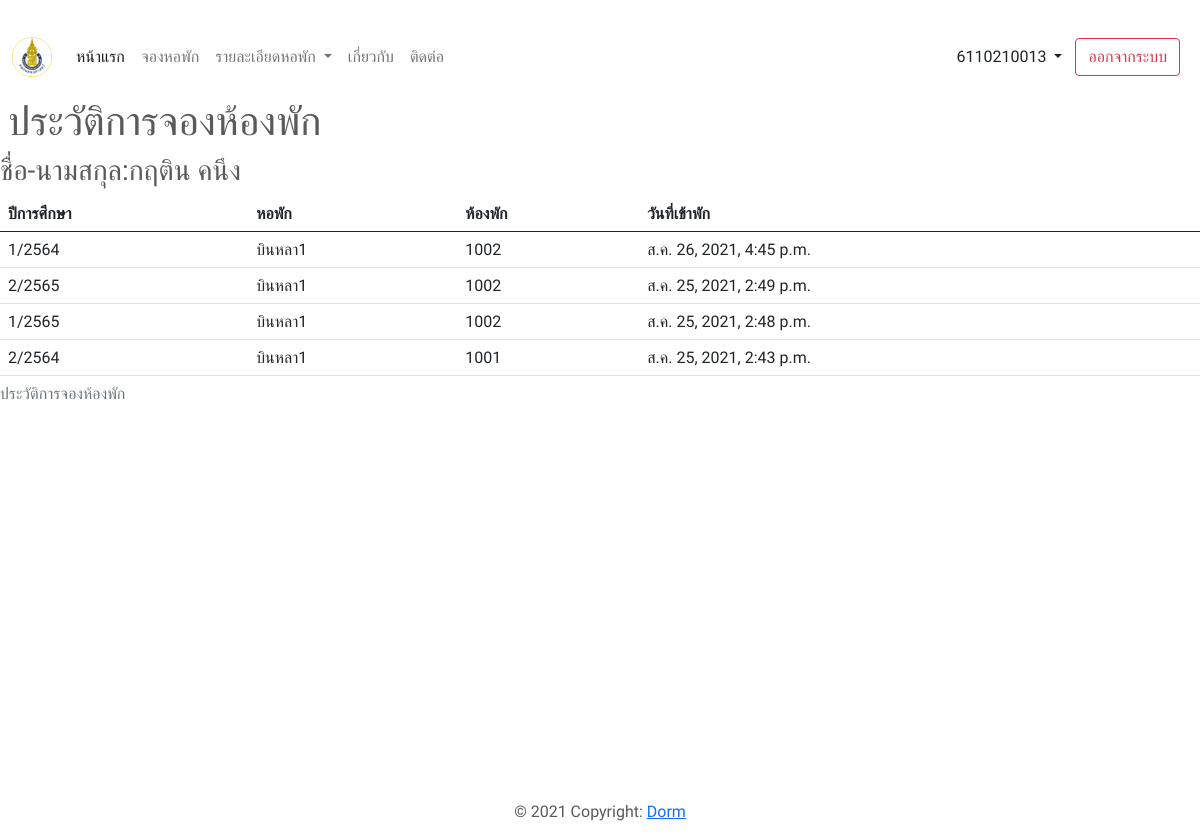
The page /booking/history/ (signed in) on the database its author committed.
### booking/models.py (models this page shows, shortened)
class Booking(models.Model):
    id = models.UUIDField(primary_key=True, default=uuid.uuid4, editable=False)
    room = models.ForeignKey(Room, on_delete=models.CASCADE, null=True, related_name='booking_room',
                             verbose_name="เลขห้อง")
    user = models.ForeignKey(User,  on_delete=models.CASCADE,
                             verbose_name="คนจอง", null=True, related_name="booking_user")
    booking_at = models.DateTimeField(
        auto_now_add=True, verbose_name="วันที่จอง")
    open_booking = models.ForeignKey(
        Opening_booking, on_delete=models.CASCADE, null=True, related_name="open_booking")
    class Meta:
        verbose_name = "การจอง"

class Opening_booking(models.Model):
    academic_year = models.CharField(verbose_name="ปีการศึกษา", max_length=10)
    group = models.ForeignKey(
        Group, on_delete=models.CASCADE, related_name="group", verbose_name="กลุ่ม")
    opening_day = models.DateTimeField(verbose_name="เวลาเปิดจอง")
    closed_day = models.DateTimeField(verbose_name="เวลาปิดจอง")
    is_status = models.BooleanField(
        default=True, verbose_name="สถานะการใช้งาน")
    created_at = models.DateTimeField(
        auto_now_add=True, verbose_name="วันที่สร้าง")
    class Meta:
        verbose_name = "เวลาเปิดจองห้องพัก"

### dorm/models.py (models this page shows, shortened)
class Room(models.Model):
    TYPE_IN_ROOM = [('MALE', 'ผู้ชาย'), ('FEMALE', 'ผู้หญิง')]
    floor = models.ForeignKey(Floor, on_delete=models.PROTECT, related_name="floor", related_query_name="floor",
                              verbose_name="ชั้น")
    room_id = models.CharField(
        max_length=10, blank=True, null=True, unique=True, verbose_name="เลขห้อง")
    room_type = models.CharField(
        max_length=10, choices=TYPE_IN_ROOM, verbose_name="ประเภทห้องพัก")
    amount = models.PositiveIntegerField(default=3, verbose_name="จำนวน")
    is_status = models.BooleanField(default=True, verbose_name="สถานะของห้อง")

class Floor(models.Model):
    dorm_name = models.ForeignKey(Dormitory, on_delete=models.PROTECT, related_name='dormitory',
                                  related_query_name="dormitory",
                                  verbose_name="ชื่อหอพัก")
    number = models.PositiveIntegerField(default=1, verbose_name="ชั้น")

class Dormitory(models.Model):
    name = models.CharField(max_length=100, unique=True, db_index=True)
    description = models.TextField(blank=True)
    images = models.ImageField(upload_to="images/dorm/", blank=True, null=True)
    images_room_plan = models.ImageField(
        upload_to="images/dorm/room_plan/", blank=True, null=True)
    is_active = models.BooleanField(default=True)
    created_at = models.DateTimeField(auto_now_add=True)
    updated_at = models.DateTimeField(auto_now=True)
    def __str__(self):
        return self.name

### booking/views.py (the view)
# urls.py: path("history/", views.HistoryView.as_view(), name="booking_history"),
class HistoryView(Login_by_PSUPASSPORTView, View):
    def get(self, request):
        bookings_list = Booking.objects.filter(
            user_id=request.user.id).order_by("-booking_at")
        context = {
            "bookings": bookings_list
        }
        return render(request, "booking/booking_history.html", context)

### main/context_processors.py (called while the page is built)
def all_dormitory(self):
    dorms = Dormitory.objects.all().values("name")
    return dict(dorms=dorms)

### booking/templates/booking/booking_history.html (shortened to what this page needs)
﻿{% extends 'base.html' %}
{% block content %}
<h1 class="m-2">ประวัติการจองห้องพัก</h1>
<h3>ชื่อ-นามสกุล:{{request.user.first_name}} {{request.user.last_name}}</h3>
{% if bookings %}
<table class="table">
    <caption>ประวัติการจองห้องพัก</caption>
    <thead class="thead-dark">
        <tr>
            <th>ปีการศึกษา</th>
            <th>หอพัก</th>
            <th>ห้องพัก</th>
            <th>วันที่เข้าพัก</th>
        </tr>
    </thead>
    <tbody>
        {% for booking in bookings %}
        <tr>
            <td>{{booking.open_booking.academic_year}}</td>
            <td>{{ booking.room.floor.dorm_name }}</td>
            <td>{{ booking.room.room_id }}</td>
            <td>{{ booking.booking_at}}</td>
        </tr>
        {% endfor %}
    </tbody>
</table>
{% else %}
<h1 class="text text-danger text-center mt-5">ไม่มีข้อมูลในขณะนี้</h1>
{% endif %}
{% endblock %}

### templates/include/navbar.html (shortened to what this page needs)
{% load static %}
<nav class="navbar navbar-expand-lg navbar-light ">
    <div class="container-fluid">
        <a class="navbar-brand" href="{% url 'index' %}">
            <img src="{% static 'images/pic/medpsu.png' %}" alt="" height="40">
        </a>
        <div class="collapse navbar-collapse" id="navbarSupportedContent">
            <ul class="navbar-nav me-auto mb-2 mb-lg-0">
                <li class="nav-item">
                    <a class="nav-link active" aria-current="page" href="{% url 'index' %}">หน้าแรก</a>
                </li>
                <li class="nav-item">
                    <a class="nav-link" href="{% url 'dorm' %}">จองหอพัก</a>
                </li>
                <li class="nav-item dropdown">
                    <a class="nav-link dropdown-toggle" href="#" id="navbarDropdown" role="button"
                        data-bs-toggle="dropdown" aria-expanded="false">
                        รายละเอียดหอพัก
                    </a>
                </li>
                <li class="nav-item">
                    <a class="nav-link" href="#">เกี่ยวกับ</a>
                </li>
                <li class="nav-item">
                    <a class="nav-link" href="#">ติดต่อ</a>
                </li>
            </ul>
            <ul class="navbar-nav mb-2 mb-lg-0">
                {% if request.user.is_authenticated %}
                <li class="nav-item">
                    <div class="dropdown">
                        <button class="btn btn-outline dropdown-toggle" type="button" id="dropdownMenuUser"
                            data-bs-toggle="dropdown" aria-expanded="false">
                            {{request.user.username}}
                        </button>
                    </div>
                </li>
                <a href="{% url 'logout' %}" class="btn btn-outline-danger me-2 my-sm-0" type="button">ออกจากระบบ</a>
                {% else %}
                <a class="btn btn-primary"
                    href="https://oauth.psu.ac.th/?oauth=authorize&client_id=oauthpsu823&response_type=code&state=55ba8fa8a83fce7ca120ec14058f8a4a&redirect_uri=http://localhost:8080/psupassport/callback">Login</a>
                &nbsp;
                {% endif %}
            </ul>
        </div>
    </div>
</nav>

### static/css/carousel.css (style rules this page uses)
body { padding-top: 3rem; padding-bottom: 3rem; color: #5a5a5a; }

### static/css/style.css (style rules this page uses)
* { font-family: 'Kanit', sans-serif !important; }

### rows shown on the page
Booking: open_booking.academic_year "1/2564", room.floor.dorm_name "บินหลา1", room.room_id "1002", booking_at "ส.ค. 26, 2021, 4:45 p.m."
Booking: open_booking.academic_year "2/2565", room.floor.dorm_name "บินหลา1", room.room_id "1002", booking_at "ส.ค. 25, 2021, 2:49 p.m."
Booking: open_booking.academic_year "1/2565", room.floor.dorm_name "บินหลา1", room.room_id "1002", booking_at "ส.ค. 25, 2021, 2:48 p.m."
Booking: open_booking.academic_year "2/2564", room.floor.dorm_name "บินหลา1", room.room_id "1001", booking_at "ส.ค. 25, 2021, 2:43 p.m."

### other values the page prints
{{ request.user.username }} "6110210013"
{{ request.user.first_name }} "กฤติน"
{{ request.user.last_name }} "คนึง"
